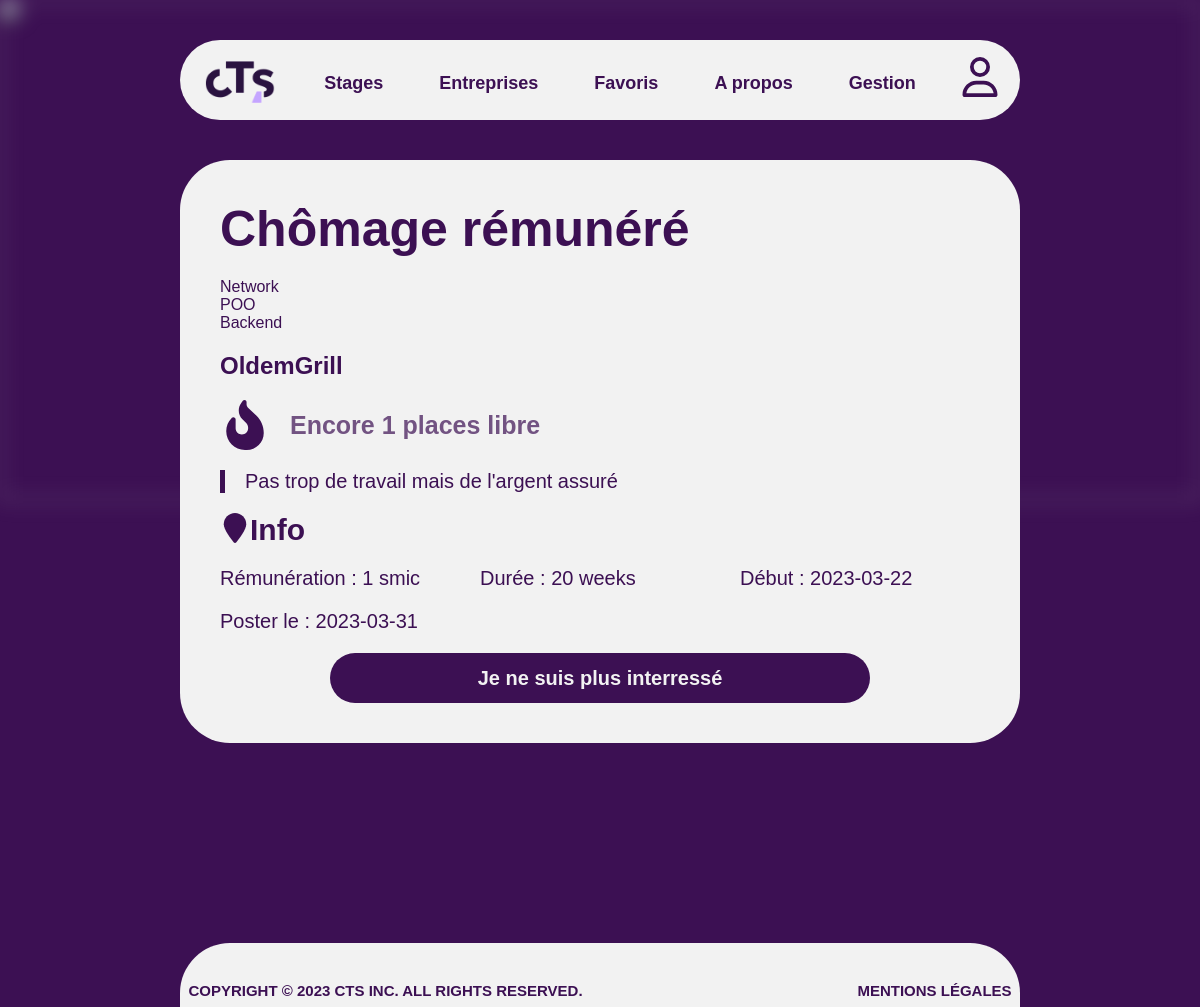
The app's page /pages/stages.php?id=5 (signed in) with its own data.
### tables this page shows
CREATE TABLE `internship` (
  `id_internship` int(11) NOT NULL,
  `title_internship` varchar(50) NOT NULL,
  `image_internship` varchar(200) NOT NULL,
  `description_internship` varchar(500) NOT NULL,
  `places` int(11) DEFAULT NULL,
  `duration` varchar(50) NOT NULL,
  `remuneration` varchar(50) DEFAULT NULL,
  `post` date DEFAULT NULL,
  `start` date NOT NULL,
  `id_company` int(11) NOT NULL
);

CREATE TABLE `skills` (
  `id_skill` int(11) NOT NULL,
  `name_skill` varchar(50) DEFAULT NULL
);

CREATE TABLE `company` (
  `id_company` int(11) NOT NULL,
  `description_company` varchar(500) NOT NULL,
  `accepted` int(11) DEFAULT NULL,
  `name_company` varchar(50) NOT NULL,
  `image_company` varchar(200) NOT NULL,
  `activity` varchar(50) DEFAULT NULL,
  `mail` varchar(50) DEFAULT NULL,
  `id_address` int(11) NOT NULL
);

### class/stages.php (called while the page is built, shortened)
<?php
class Stage {
    private $conn;
    function __construct($conn) {
        $this->conn = $conn;
    }
    function getSkills($id) {
        $stmt = $this->conn->prepare("SELECT name_skill FROM internship JOIN requires ON internship.id_internship = requires.id_internship JOIN skills ON requires.id_skill = skills.id_skill WHERE internship.id_internship = $id;");
        $stmt->execute();
        $result = $stmt->fetchAll(PDO::FETCH_ASSOC);
        return $result;
    }
    function getOne($id) {
        $stmt = $this->conn->prepare("SELECT * FROM internship JOIN company ON internship.id_company = company.id_company LEFT JOIN requires ON internship.id_internship = requires.id_internship WHERE internship.id_internship = $id;");
        $stmt->execute();
        $result = $stmt->fetchAll(PDO::FETCH_ASSOC);
        return $result;
    }
    function getPost($id_users, $id_internship) {
        $stmt = $this->conn->prepare('SELECT * FROM apply WHERE id_users = :id_users AND id_internship = :id_internship');
        $stmt->bindParam(':id_users', $id_users);
        $stmt->bindParam(':id_internship', $id_internship);
        $stmt->execute();
        $result = $stmt->fetchAll(PDO::FETCH_ASSOC);
        return $result;
    }
}

### components/stages/itemSoloStage.php (the view, shortened to what this page needs)
<div class="itemSolo">
        <div class="itemTitle">
            <h1><?php echo $title ?></h1>
        </div>
        <span>
            <div><?php
                if($skill) {
                    foreach($skill as $s) {
                        echo "<p>" . $s['name_skill'] . "</p>";
                    }
                } else {
                    echo "<p> Aucune compétence </p>";
                }
            ?></div>
        </span>
        <span>
            <h2><?php echo $company ?></h2>
        </span>
        <div class="itemDomain">
            <span>
                <h3>
                    <?php if ($free_place != 0) : ?>
                        Encore <?php echo $free_place ?> places libre
                    <?php else : ?>
                        Aucune candidature possible
                    <?php endif ?>
                </h3>
            </span>
        </div>
        <p class="itemDescription">
            <?php echo $description ?>
        </p>
        <div class="itemContact">
            <span>
                <svg xmlns="http://www.w3.org/2000/svg" viewBox="0 0 384 512">
                    <path d="M384 192c0 87.4-117 243-168.3 307.2c-12.3 15.3-35.1 15.3-47.4 0C117 435 0 279.4 0 192C0 86 86 0 192 0S384 86 384 192z"/>
                </svg>
                <h3>Info</h3>
            </span>
            <div>
                <p>
                    Rémunération : <?php echo $money ?>
                </p>
                <p>
                    Durée : <?php echo $duration ?>
                </p>
                <p>
                    Début : <?php echo $creation ?>
                </p>
            </div>
            <div>
                <p>
                    Poster le : <?php echo $start ?>
                </p>
            </div>
        </div>
        <?php
        $p = new Stage($conn);
        $pa = $p->getPost($_COOKIE['id'], $id );
        ?>
        <span id="int_<?php echo $id ?>" class="<?php echo (!$pa) ? 'interested' : '' ?> btn"><?php echo (!$pa) ? 'Postuler maintenant': 'Je ne suis plus interressé' ?></span>
</div>

### assets/CSS/style.css (style rules this page uses)
*, *::before, *::after { margin: 0; padding: 0; box-sizing: border-box; }
:root { --primary-color: #3c1053; --secondary-color: #f2f2f2; --like-color: #ff0077; --primary-width: 70vw; --secondary-width: 45vw; }
html { height: 100vh; }
body { height: 100%; overflow-x: hidden; display: flex; flex-direction: column; align-items: center; background-color: var(--primary-color); color: var(--secondary-color); font-family: 'Product Sans', sans-serif; }
svg { height: 30px; width: 30px; fill: var(--secondary-color); }
h3 { font-size: 1.5em; text-align: center; }
.itemList h3, p { font-size: calc(1vh+1vw); }
.itemSolo { width: var(--primary-width); padding: 40px; margin-bottom: 40px; display: flex; flex-direction: column; gap: 20px; background: var(--secondary-color); border-radius: 50px; color: var(--primary-color); }
.itemSolo .itemTitle { display: flex; justify-content: space-between; align-items: center; gap: 20px; }
.itemSolo .itemTitle h1 { font-size: 50px; font-weight: bold; }
.itemSolo .itemDomain { display: flex; align-items: center; gap: 20px; }
.itemSolo .itemDomain svg { width: 50px; height: 50px; fill: var(--primary-color); }
.itemSolo .itemDomain h3 { font-size: 25px; font-weight: bold; opacity: 0.7; }
.itemSolo .itemDescription { font-size: 20px; padding-left: 20px; border-left: 5px solid var(--primary-color); }
.itemSolo .itemContact { display: flex; flex-direction: column; gap: 20px; }
.itemSolo .itemContact span { display: flex; }
.itemSolo .btn { margin: 0 auto; text-align: center; width: var(--secondary-width); height: 50px; display: flex; justify-content: center; align-items: center; background: var(--primary-color); border-radius: 50px; font-size: 20px; font-weight: bold; color: var(--secondary-color); cursor: pointer; }
.itemSolo .itemContact span svg { width: 30px; height: 30px; fill: var(--primary-color); }
.itemSolo .itemContact h3 { font-size: 30px; font-weight: bold; }
.itemSolo .itemContact div { display: flex; gap: 20px; }
.itemSolo .itemContact div p { width: 50%; font-size: 20px; }
body { float:bottom; min-height: 50vh; }

### records on screen
internship: title_internship "Chômage rémunéré", places "1", description_internship "Pas trop de travail mais de l'argent assuré", remuneration "1 smic", duration "20 weeks", post "2023-03-22", start "2023-03-31"
skills: name_skill "Network"
skills: name_skill "POO"
skills: name_skill "Backend"
company: name_company "OldemGrill"
